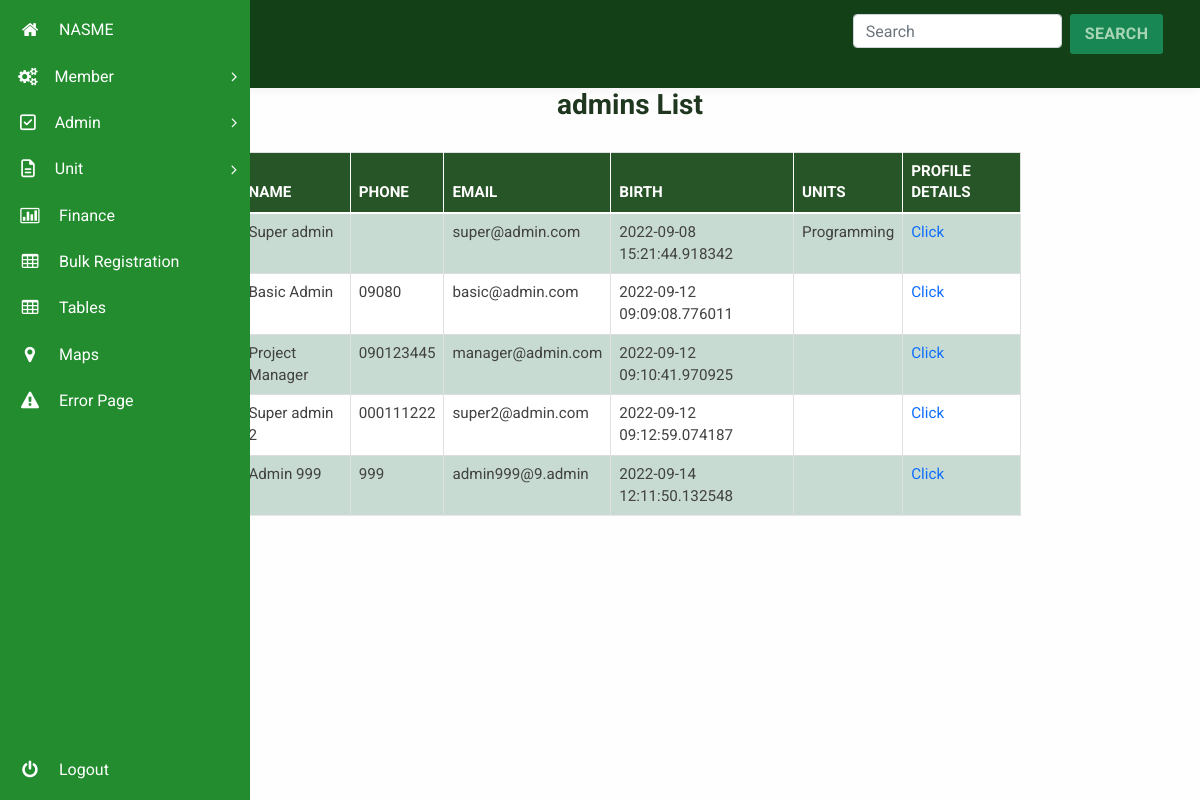
Before: /admin/manage_admins (signed in) with the older database file.
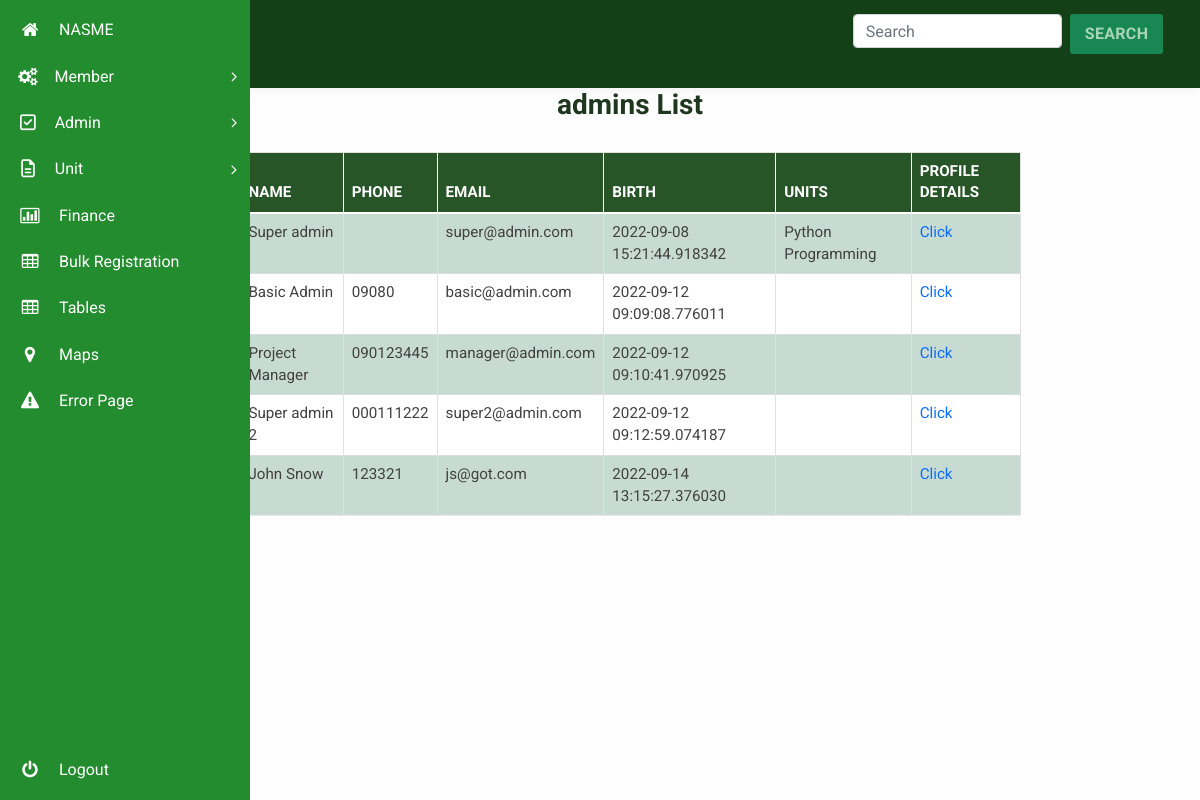
After: the same page with the newer database file.
### membership/models.py (models this page shows, shortened)
class User(db.Model, UserMixin):
  id = db.Column(db.Integer, primary_key=True)
  units = db.relationship("Unit", secondary=user_unit, backref="unit_members", lazy="dynamic")
  username = db.Column(db.String(20), unique=True, nullable=False)
  email = db.Column(db.String(120), unique=True, nullable=False)
  phone = db.Column(db.String(60), unique=True, nullable=False, default="")
  password = db.Column(db.String(60), nullable=False, default="~~~~~~~")
  image_file = db.Column(db.String(20), nullable=False, default='default.jpg')
  date_registered = db.Column(db.DateTime, nullable=False, default=datetime.utcnow)
  role = db.Column(db.String(6), nullable=False, default="USER")
  _is_superadmin = db.Column("is_superadmin", db.Boolean, nullable=False, default=False)
  current_salary = db.Column(db.String(60))
  occupation = db.Column(db.String(60))
  experience = db.Column(db.String(60))
  date_of_birth = db.Column(db.String(), nullable=False, default=datetime.utcnow)
  home_address = db.Column(db.String())
  work_address = db.Column(db.String())
  @property
  def is_superadmin(self):
      return self._is_superadmin
  @is_superadmin.setter
  def is_superadmin(self, s):
    if type(s) == type(str()):
      if s.lower() == "true":
        self._is_superadmin = True
      elif s.lower() == "false":
        self._is_superadmin = False
    else:
      self._is_superadmin = s

class Unit(db.Model):
  id = db.Column(db.Integer, primary_key=True)
  name = db.Column(db.String(50), unique=True, nullable=False)
  date_created = db.Column(db.DateTime, nullable=False,default=datetime.utcnow)
  fees_amount = db.Column(db.String(),nullable=False,default="0")

### membership/routes.py (the view)
@app.route("/admin/manage_admins")
@super_admin_role_required
@login_required
def manage_admins():
  page = request.args.get('page', 1, type=int)
  admins= User.query.filter_by(role="ADMIN").paginate(page=page, per_page=5)
  return render_template("manage_administrators.html", title="Admin Management", admins=admins)

### membership/models.py (called while the page is built)
@login_manager.user_loader
def load_user(user_id):
    return User.query.get(int(user_id))

### membership/routes.py (called while the page is built)
def super_admin_role_required(func):
    @wraps(func)
    def decorated_view(*args, **kwargs):
        if not current_user.is_superadmin:
            abort(403)
        return func(*args, **kwargs)
    return decorated_view

### membership/templates/manage_administrators.html (shortened to what this page needs)
{% extends "dashboard_layout.html" %}
{% block content %}
<link rel="stylesheet" type="text/css" href="css/table-style.css" />
<link rel="stylesheet" type="text/css" href="css/basictable.css" />
				<div class="container agile-tables">
					<h3 style="text-align: center; color:rgb(31, 55, 31); font-weight:bold;" class="text-center">admins List</h3>
					<div class="w3l-table-info table-responsive">
					    <table id="tuble" class="table table-success table-striped table-hover ">
						<thead>
						  <tr>
							<th>Name</th>
							<th>Phone</th>
							<th>Email</th>
							<th>Birth</th>
							<th>Units</th>
							<th>Profile Details</th>
						  </tr>
						</thead>
						<tbody>
							{% for admin in admins.items %}
						  <tr>
							<td>{{admin.username}}</td>
							<td>{{ admin.phone }}</td>
							<td>{{ admin.email }}</td>
							<td>{{ admin.date_of_birth }}</td>
							<td>
							{% for unit in admin.units.all() %}
								<span>{{ unit.name }}</span>
							{% endfor %}
							</td>
							<td><a href="{{ url_for('view_member', member_id=admin.id) }}">Click</a></td>
						  </tr>
						  {% endfor %}
						</tbody>
					  </table>
					  {% for page_num in admins.iter_pages(left_edge=1, right_edge=1, left_current=1, right_current=2) %}
					    {% if page_num %}
					      {% if admins.page == page_num %}
					        <a class="btn btn-success mb-5"  href="{{ url_for('manage_admins', page=page_num) }}">{{ page_num }}</a>
					      {% else %}
					        <a class="btn btn-success mb-5" href="{{ url_for('manage_admins', page=page_num) }}">{{ page_num }}</a>
					      {% endif %}
					    {% else %}
					      ...
					    {% endif %}
					  {% endfor %}
					</div>
				  </div>
{% endblock content %}

Changed rows visible on the page:
removed User: username "Admin 999", phone "999", email "admin999@9.admin", date_of_birth "2022-09-14 12:11:50.132548"
changed Unit: name "Programming" → "Python Programming"
now on this page (row unchanged): User: username "John Snow", phone "123321", email "js@got.com", date_of_birth "2022-09-14 13:15:27.376030"
